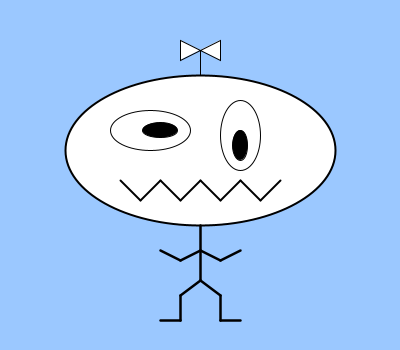
Frame 1 (no input)
Frame 60 (the mouse pressed at the canvas centre just before this capture): identical to frame 1, image omitted
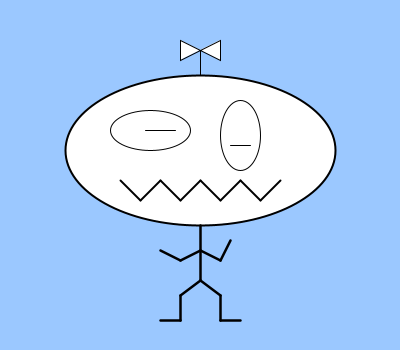
Frame 120 (the mouse held since frame 60 and released just before this capture)

The Processing sketch that drew these frames (run headless with seeded random() and noise(); from frame 60 on, the mouse is pressed at the canvas centre):

// Processing sketch: processing_25486
// ── processing_25486.pde



void setup () {

size ( 400, 350) ;

smooth();

}


void draw () {

background (155, 200, 255);

//head
strokeWeight (2);
fill (255);
ellipse (200, 150, 270, 150);
strokeWeight (1);

//left eye
fill (255);
ellipse (150, 130, 80, 40);

//left pupil
fill (0);
if(mousePressed==true) {
  line (145, 130, 175, 130);
}
else {
ellipse ( 160, 130, 35, 15);
}
//right eye
fill (255);
ellipse (240, 135, 40, 70);

//right pupil
fill (0);
if (mousePressed==true) {
  line (230, 145, 250, 145);
}
else{
ellipse (240, 145, 15, 30);
}
//mouth
strokeWeight(2);
line (120, 180, 140, 200);

line (140, 200, 160, 180);

line (160, 180, 180, 200);

line (180, 200, 200, 180);

line (200, 180, 220, 200);

line (220, 200, 240, 180);

line (240, 180, 260, 200);

line (260, 200, 280, 180);

strokeWeight(1);

//propellor

line ( 200, 75, 200, 50);
fill (255);

triangle (200, 50, 220, 40, 220, 60);
triangle (200, 50, 180, 40, 180, 60);


//hair

//ears



//body
strokeWeight (2.5);
line ( 200, 225, 200, 280);
//right arm
line (200, 250, 220, 260);
if (mousePressed==true){
  line (220, 260, 230, 240);
}
else {
line (220, 260, 240, 250);
}
//left arm
line (200, 250, 180, 260);
line (180, 260, 160, 250);
//right leg
line (200, 280, 220, 295);
line (220, 295, 220, 320);
line (220, 320, 240, 320);
//left leg
line (200, 280, 180, 295);
line (180, 295, 180, 320);
line (180, 320, 160, 320);
strokeWeight(1);

}
